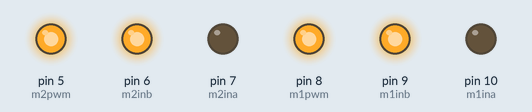
Bench run of a sketch on a simulated Arduino Uno, built with avr-gcc and run on an emulated ATmega328P. Parts: output pins drawn as LEDs (lit = HIGH).

Above: at 0.1 s.
Timing chart, 0 to 1.6 s (numbered marks = the images above):
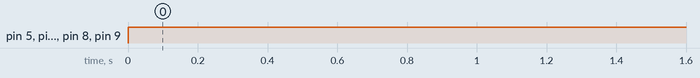

The sketch:

polulu_test.ino
```cpp
#define m1ina 10
#define m1inb 9
#define m1pwm 8
#define m2ina 7
#define m2inb 6
#define m2pwm 5

void setup()
{
  pinMode(m1ina, OUTPUT);
  pinMode(m1inb, OUTPUT);
  pinMode(m1pwm, OUTPUT);
  pinMode(m2ina, OUTPUT);
  pinMode(m2inb, OUTPUT);
  pinMode(m2pwm, OUTPUT);
}
void loop()
{
  digitalWrite(m1ina, LOW);
  digitalWrite(m1inb, HIGH);
  analogWrite(m1pwm, 255);
  digitalWrite(m2ina, LOW);
  digitalWrite(m2inb, HIGH);
  analogWrite(m2pwm, 255);

}
```

Measured:
- by itself, pin 5 (m2pwm), pin 6 (m2inb), pin 8 (m1pwm), pin 9 (m1inb): LOW → HIGH at 0.00 s
